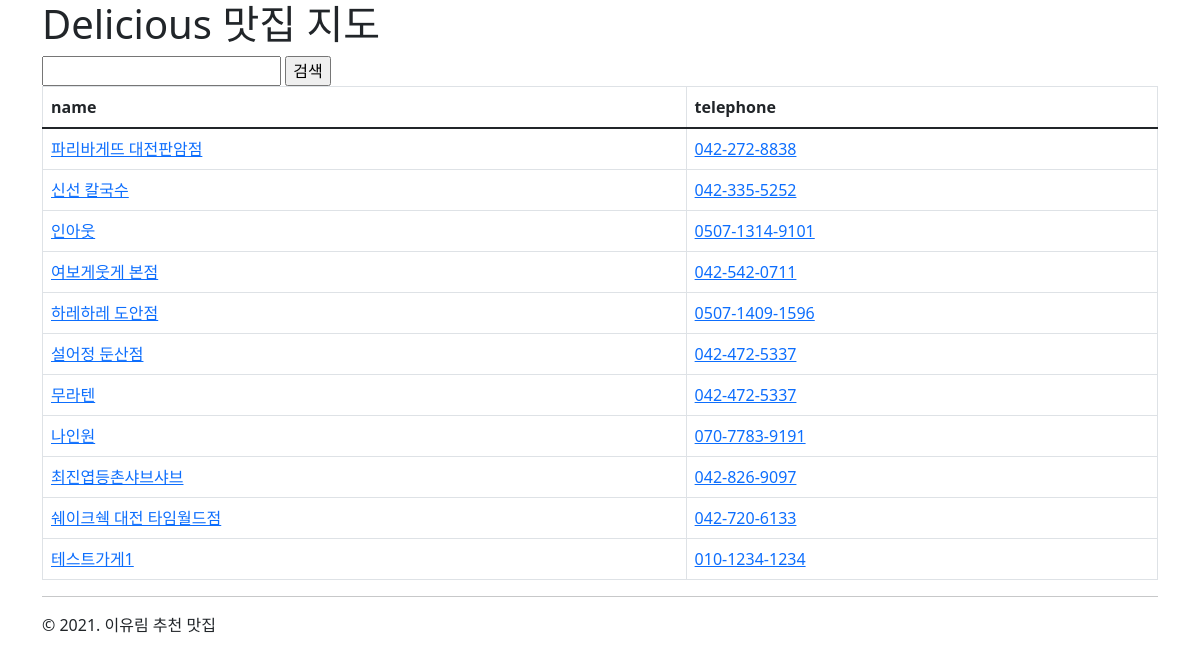
The page /delicious/ on the database as committed earlier.
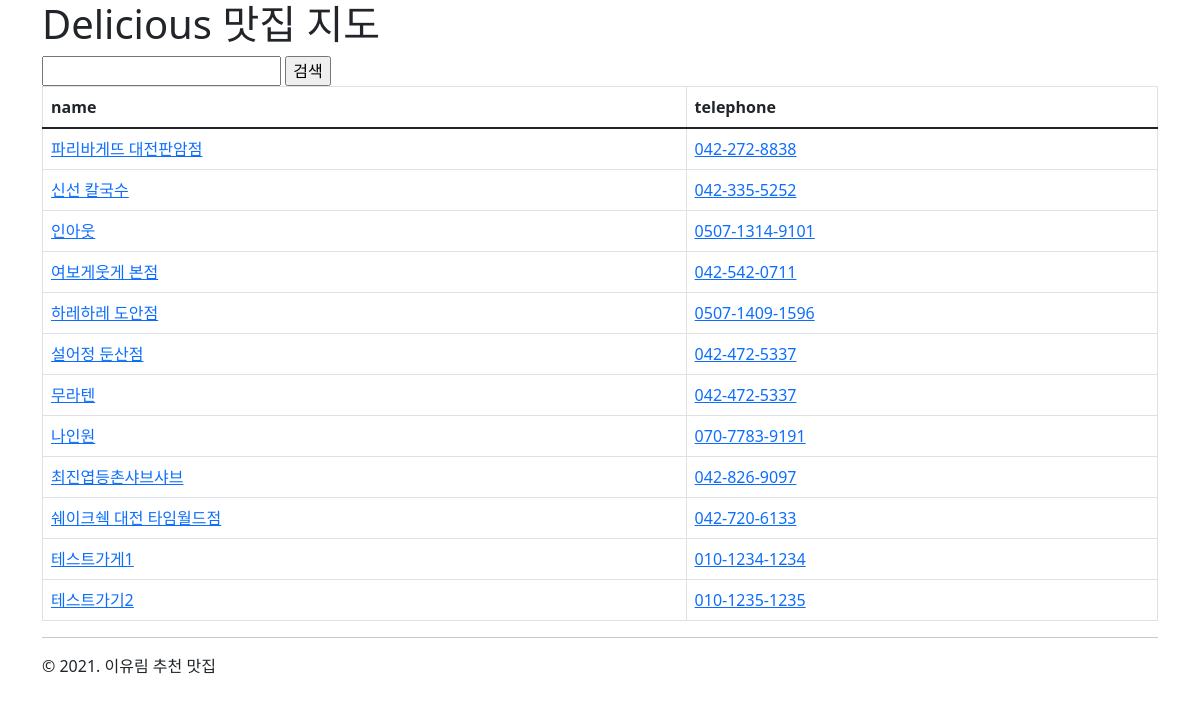
The same page on the database as committed later.
### delicious/models.py (models this page shows)
class Shop(models.Model):
    name = models.CharField(max_length=100, db_index=True)
    description = models.TextField(blank=True)
    address = models.CharField(max_length=100)
    latitude = models.FloatField(verbose_name="위도")
    longitude = models.FloatField(verbose_name="경도")
    telephone = models.CharField\
        (max_length=15,
         validators=[
             RegexValidator(r"^\d{3,4}-?\d{3,4}-?\d{4}$",
                            message="전화번호를 입력해 주세요."),
         ])
    created_at = models.DateTimeField(auto_now_add=True)
    updated_at = models.DateTimeField(auto_now=True)

### delicious/views.py (the view)
# urls.py: path('', shop_list, name='shop_list'),
def shop_list(request: HttpRequest) -> HttpResponse:
    qs = Shop.objects.all()
    query = request.GET.get("query", "")   # 사전과 같음.
    if query:
        qs = qs.filter(name__icontains=query)
    context_data = {
        "shop_list": qs,
    }                             # 장고에서 사용하고 있는 정식 명칭
    return render(request, "delicious/shop_list.html", context_data)

### delicious/templates/delicious/shop_list.html
{% extends "delicious/layout.html" %}
{% block content %}
    <form action="" method="get">
        <input type="text" name="query" value="{{ request.GET.query }}"/>
        <input type="submit" value="검색" />
    </form>
    <table class="table table-hover table-bordered">
        <thead>
            <tr>
                <th>name</th>
                <th>telephone</th>
            </tr>
        </thead>
        <tbody>
            {% for shop in shop_list %}
                <tr>
                    <td>
                        <a href="{% url "delicious:shop_detail" shop.pk %}">
                        {{ shop.name }}
                        </a>
                    </td>
                    <td>
                        <a href="tel:{{ shop.telephone }}">
                        {{ shop.telephone }}
                        </a>
                    </td>
                </tr>
            {% endfor %}
        </tbody>
    </table>
{% endblock %}

Rows that differ between the two databases and show on the page:
added Shop: name "테스트가기2", telephone "010-1235-1235"
